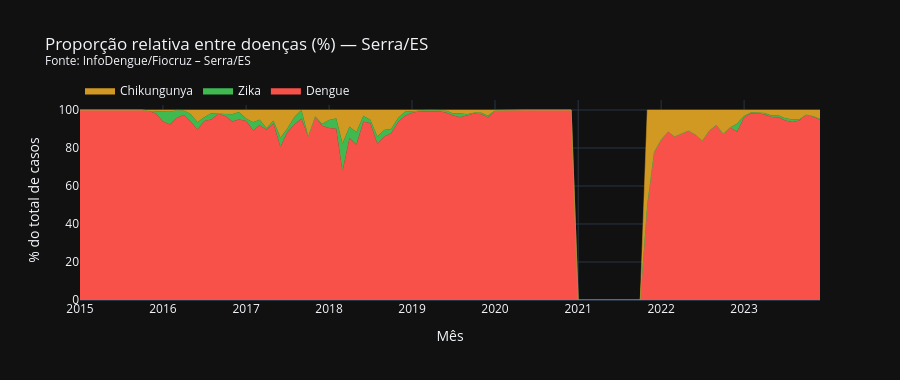

Notebook source saved alongside this figure:
### Markdown cell above
---
## Seção 7 · Proporção relativa entre doenças (área empilhada)

### Code cell
# ── Calcula proporção mensal ─────────────────────────────────────────────────
df_prop = casos[['data'] + DOENCAS].copy()
total   = df_prop[DOENCAS].sum(axis=1).replace(0, np.nan)
for d in DOENCAS:
    df_prop[d] = df_prop[d] / total * 100

fig_area = go.Figure()
for d in DOENCAS:
    fig_area.add_trace(go.Scatter(
        x=df_prop['data'], y=df_prop[d],
        name=d.capitalize(),
        mode='lines',
        stackgroup='one',
        line=dict(color=CORES[d], width=0.5),
        fillcolor=CORES[d],
    ))

fig_area.update_layout(
    title=f'Proporção relativa entre doenças (%) — Serra/ES<br><sup>Fonte: {FONTE}</sup>',
    xaxis_title='Mês',
    yaxis_title='% do total de casos',
    template='plotly_dark',
    legend=dict(orientation='h', y=1.12),
    height=380,
)
fig_area.show()
